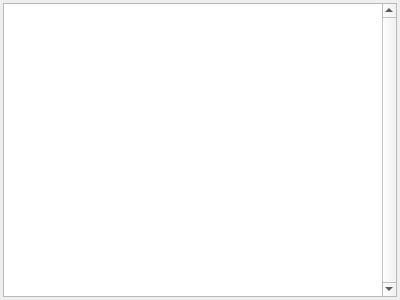
<?xml version="1.0" encoding="UTF-8"?>
<ui version="4.0">
 <class>NMEA2000Monitor</class>
 <widget class="QDialog" name="NMEA2000Monitor">
  <property name="windowModality">
   <enum>Qt::ApplicationModal</enum>
  </property>
  <property name="geometry">
   <rect>
    <x>0</x>
    <y>0</y>
    <width>400</width>
    <height>300</height>
   </rect>
  </property>
  <property name="windowTitle">
   <string>NMEA 2000 Event Monitor</string>
  </property>
  <property name="locale">
   <locale language="English" country="UnitedStates"/>
  </property>
  <layout class="QVBoxLayout" name="verticalLayout">
   <property name="margin">
    <number>3</number>
   </property>
   <item>
    <widget class="QPlainTextEdit" name="logWidget">
     <property name="verticalScrollBarPolicy">
      <enum>Qt::ScrollBarAlwaysOn</enum>
     </property>
     <property name="undoRedoEnabled">
      <bool>false</bool>
     </property>
     <property name="lineWrapMode">
      <enum>QPlainTextEdit::NoWrap</enum>
     </property>
     <property name="readOnly">
      <bool>true</bool>
     </property>
     <property name="plainText">
      <string notr="true"/>
     </property>
     <property name="textInteractionFlags">
      <set>Qt::TextSelectableByKeyboard|Qt::TextSelectableByMouse</set>
     </property>
     <property name="centerOnScroll">
      <bool>true</bool>
     </property>
    </widget>
   </item>
  </layout>
 </widget>
 <resources/>
 <connections/>
</ui>
